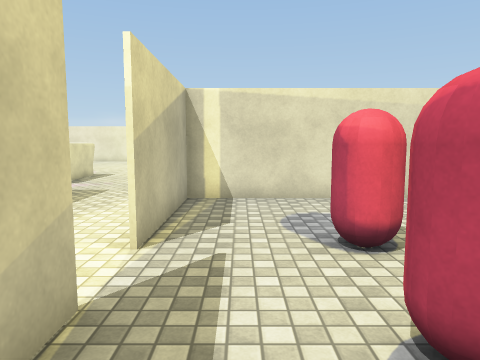
view 1 (above)

20 first-person views from a walk through a 3-D level made in the Unity game engine. The camera is 1.5 m above the floor, tilts 6° down and sees 70° across. The floor is counted in squares, 1 m on a side. Each view is taken from the middle of a square. On the plan, view 1 faces up. The plan holds only what a view shows up to about 16 squares ahead; the rest is blank. The place goes on beyond the plan. The player is left out. Surface patterns are stand-ins for the level's own textures.

view 2
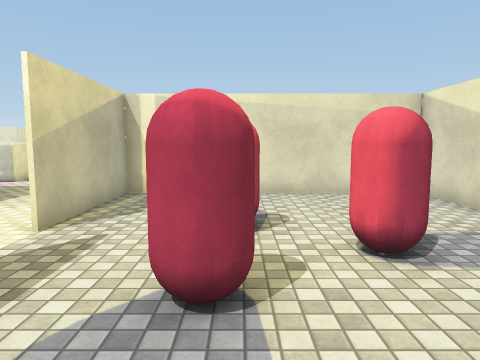

view 3
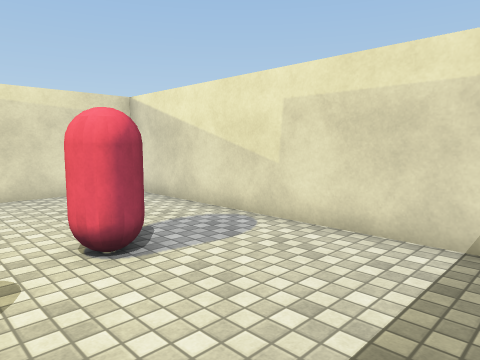

view 4
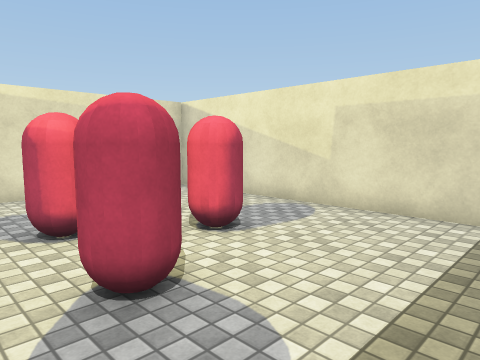

view 5
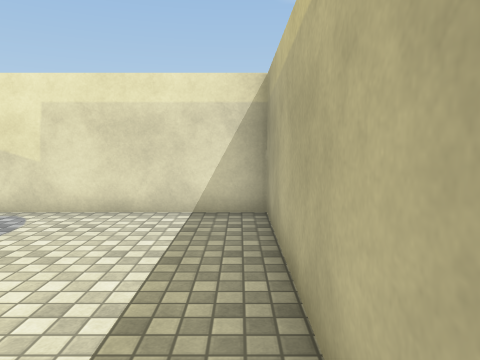

view 6
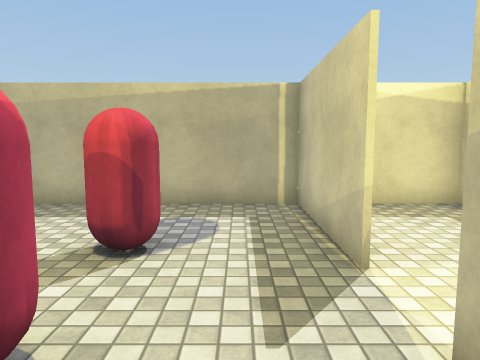

view 7
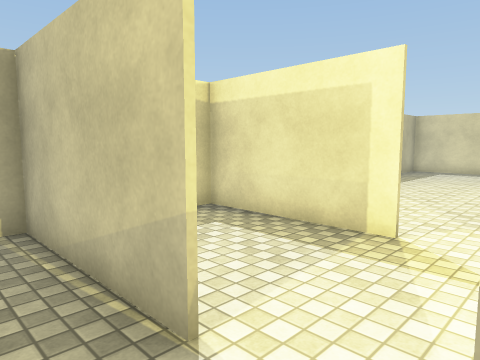

view 8
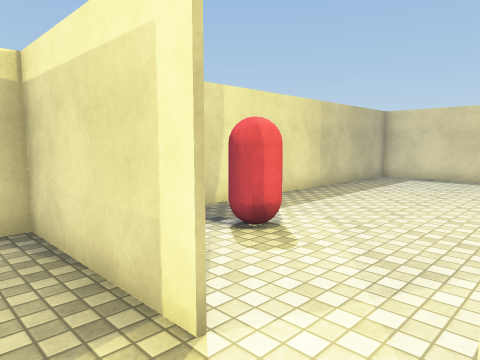

view 9
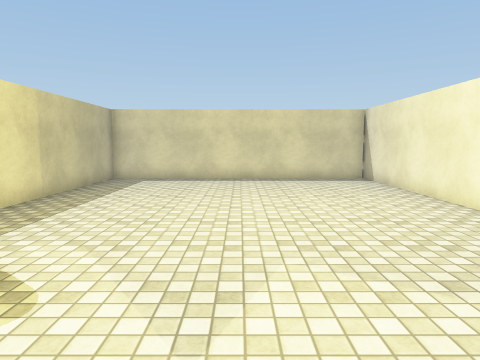

view 10
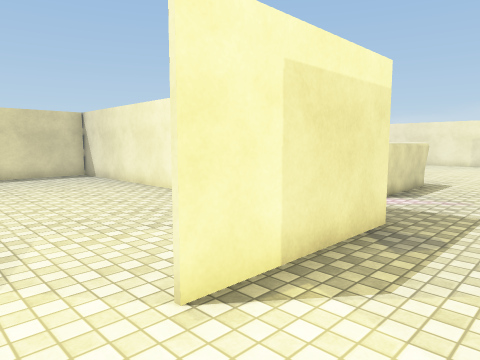

view 11
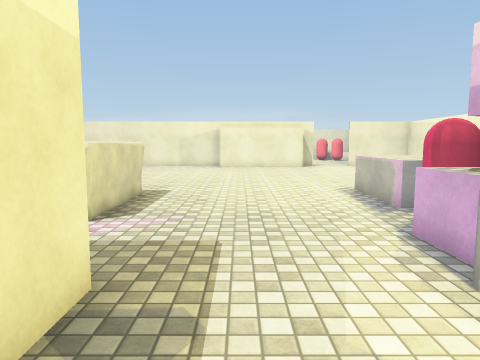

view 12
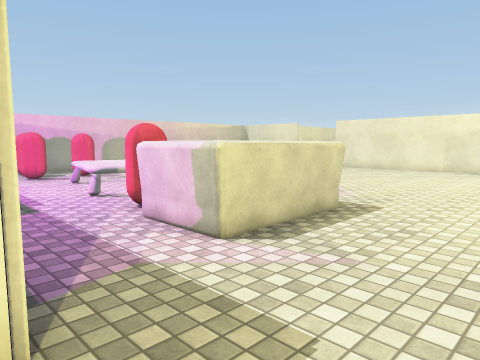

view 13
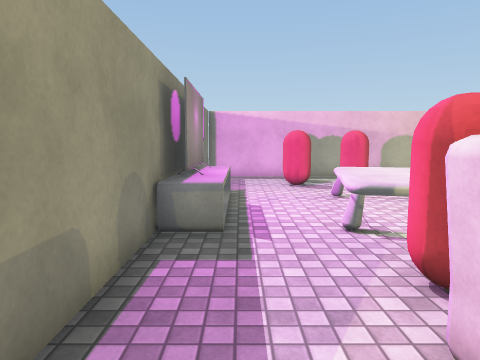

view 14
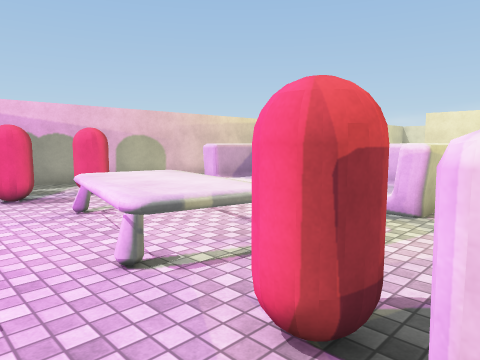

view 15
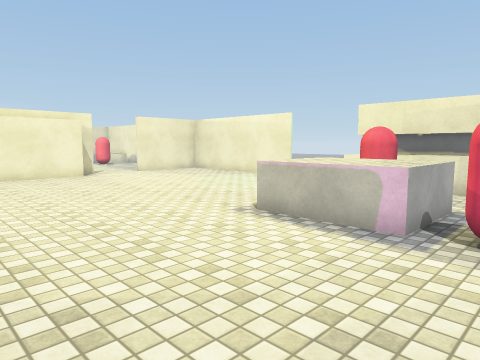

view 16
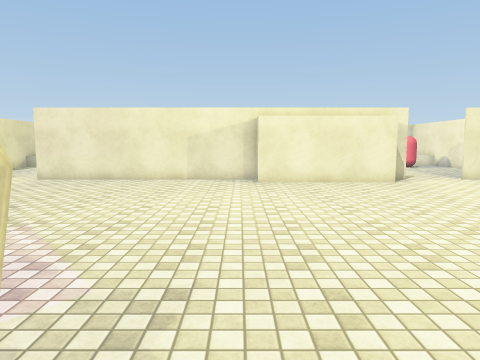

view 17
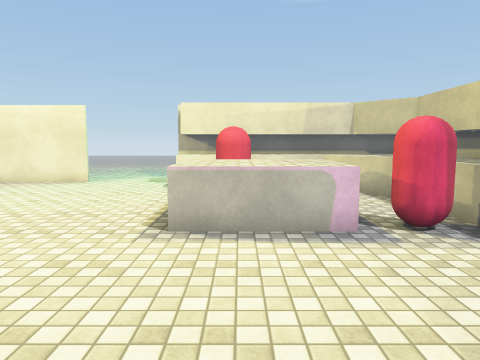

view 18
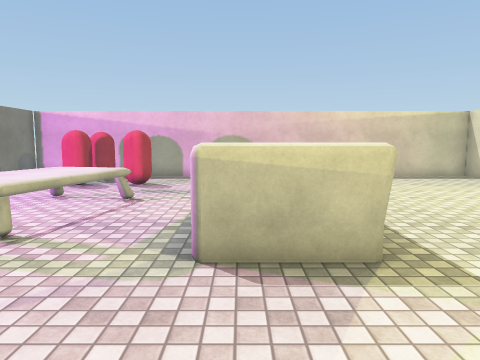

view 19
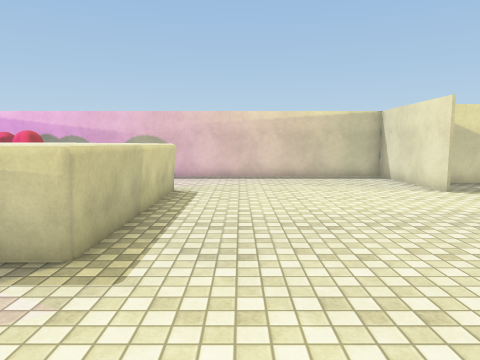

view 20
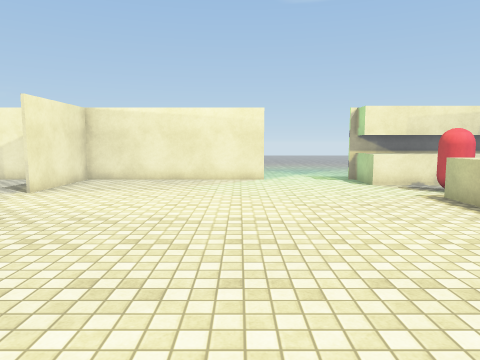

### Floor plan
Key: @ floor where view 1 was taken; # wall or solid block; . floor; = window, fence, low wall or low ledge; ^ raised ledge; S sofa; C capsule; T table; A TV; O other object.
Columns run from 23 left of view 1 to 8 right of it. Each row starts with its distance up from view 1.
 33                               .#
 32    #                         ..#
 31    #..                   .....
 30  #####...##########     ...#####
 29 # ................#    ##......#
 28 #.................######.......#
 27 #..............................#
 26 #..............................#
 25 #..............................#
 24 #..............................#
 23 #..............................#
 22 #..............................#
 21 #....OOOOOOOO...................
 20 #.   O     OO...................
 19 #    O     OO...................
 18 #    O .....O................^=.
 17 #......................^^^.C.^#
 16 #..C...TT.....  S......^^^CC.^#
 15 #..CC.TTTTTT..  S......^^^   ^#
 14 #.C...TTTTTT.C  S......^^^...^#
 13 #CCCC...TTT.CCSSS......CC...^^#
 12 #.............SSS......C...^^^#
 11 #.....OOOOO...........^^^^   ##
 10 ######OAAAO####  #....=#########
  9    #........     #....#...... .#
  8    #..........   #....#........#
  7    #............ #....#........#
  6    #.............#....#........#
  5    #.............#....#.CC.....#
  4    #.......................C...#
  3    #.....................C.C...#
  2    #.............#....#.CC.....#
  1    #..........CC.#....#........#
  0    #..........C. #... #@.......#
 -1    #...........  #... #........#
 -2    ########  ##  ###############

Where each view was taken, in squares from view 1:
view 1: 0 up, 0 right, facing up
view 2: 1 down, 2 right, facing up
view 3: 1 down, 2 right, facing up-right
view 4: 1 down, 0 right, facing up-right
view 5: 1 down, 0 right, facing right
view 6: 7 up, 0 right, facing down
view 7: 5 up, 0 right, facing down-left
view 8: 5 up, 4 left, facing down-left
view 9: 4 up, 5 left, facing left
view 10: 3 up, 3 left, facing up-left
view 11: 6 up, 4 left, facing up
view 12: 9 up, 3 left, facing up-left
view 13: 11 up, 7 left, facing left
view 14: 11 up, 9 left, facing up-left
view 15: 12 up, 6 left, facing up-right
view 16: 15 up, 6 left, facing up
view 17: 16 up, 6 left, facing right
view 18: 19 up, 7 left, facing left
view 19: 23 up, 7 left, facing left
view 20: 23 up, 7 left, facing right
